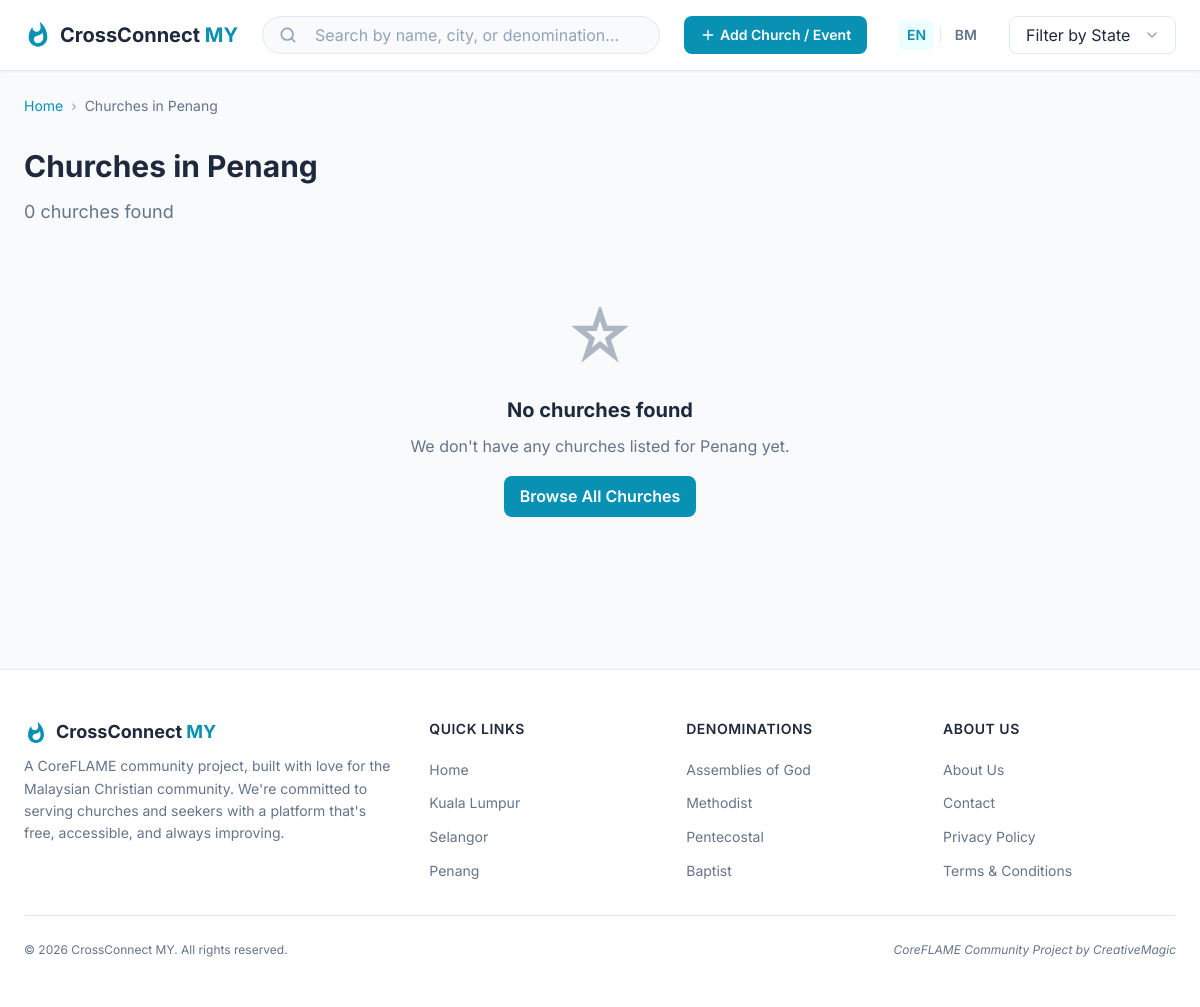
Screenshot of /state.php?s=penang with the database file from the repository.
### tables this page shows
CREATE TABLE IF NOT EXISTS states (
    id INT AUTO_INCREMENT PRIMARY KEY,
    name VARCHAR(100) NOT NULL,
    slug VARCHAR(100) NOT NULL UNIQUE,
    region ENUM('peninsular', 'east_malaysia', 'federal_territory') NOT NULL,
    created_at TIMESTAMP DEFAULT CURRENT_TIMESTAMP
);

### config/paths.php (called while the page is built, shortened)
<?php
require_once __DIR__ . '/language.php';
function getBasePath()
{
    static $basePath = null;
    if ($basePath === null) {
        $scriptName = $_SERVER['SCRIPT_NAME'] ?? '';
        if (preg_match('#^(/[^/]*hebats[^/]*)/#i', $scriptName, $matches)) {
            $basePath = $matches[1] . '/';
        } elseif (preg_match('#^(/[^/]+/)#', $scriptName, $matches)) {
            $basePath = $matches[1];
        } else {
            $basePath = '/';
        }
    }
    return $basePath;
}
function url($path = '')
{
    $basePath = getBasePath();
    $path = ltrim($path, '/');
    return $basePath . $path;
}
function outputJsConfig()
{
    $basePath = getBasePath();
}

### config/database.php (called while the page is built, shortened)
<?php
function getDbConnection()
{
    static $pdo = null;
    if ($pdo === null) {
        try {
            $dsn = "mysql:host=" . DB_HOST . ";dbname=" . DB_NAME . ";charset=" . DB_CHARSET;
            $options = [
                PDO::ATTR_ERRMODE => PDO::ERRMODE_EXCEPTION,
                PDO::ATTR_DEFAULT_FETCH_MODE => PDO::FETCH_ASSOC,
                PDO::ATTR_EMULATE_PREPARES => false,
            ];
            $pdo = new PDO($dsn, DB_USER, DB_PASS, $options);
        } catch (PDOException $e) {
            error_log("Database connection failed: " . $e->getMessage());
            return null;
        }
    }
    return $pdo;
}
function dbQuery($sql, $params = [])
{
    $pdo = getDbConnection();
    try {
        $stmt = $pdo->prepare($sql);
        $stmt->execute($params);
        return $stmt->fetchAll();
    } catch (PDOException $e) {
        error_log("Query failed: " . $e->getMessage());
        return false;
    }
}
function dbQuerySingle($sql, $params = [])
{
    $pdo = getDbConnection();
    try {
        $stmt = $pdo->prepare($sql);
        $stmt->execute($params);
        return $stmt->fetch();
    } catch (PDOException $e) {
        error_log("Query failed: " . $e->getMessage());
        return false;
    }
}

### state.php (the view, shortened to what this page needs)
<?php
require_once 'config/paths.php';
require_once 'config/database.php';
$stateSlug = isset($_GET['s']) ? trim($_GET['s']) : '';
$state = dbQuerySingle("SELECT * FROM states WHERE slug = ?", [$stateSlug]);
$useDemoData = false;
$churches = [];
if ($useDemoData || !isset($state['id'])) {
    require_once 'config/demo_data.php';
    $allChurches = getDemoChurches();
    $churches = array_filter($allChurches, function ($c) use ($stateSlug) {
        return $c['state_slug'] === $stateSlug;
    });
    usort($churches, function ($a, $b) {
        if ($a['is_featured'] != $b['is_featured']) {
            return $b['is_featured'] - $a['is_featured'];
        }
        return strcmp($a['name'], $b['name']);
    });
    $denomCounts = [];
    foreach ($churches as $c) {
        if (!empty($c['denomination_name'])) {
            $key = $c['denomination_slug'];
            if (!isset($denomCounts[$key])) {
                $denomCounts[$key] = ['name' => $c['denomination_name'], 'slug' => $c['denomination_slug'], 'count' => 0];
            }
            $denomCounts[$key]['count']++;
        }
    }
    $denominationCounts = array_values($denomCounts);
    usort($denominationCounts, function ($a, $b) {
        return $b['count'] - $a['count'];
    });
    $churches = array_values($churches);
} else {
    $churches = dbQuery("
        SELECT c.*, s.name as state_name, d.name as denomination_name
        FROM churches c
        LEFT JOIN states s ON c.state_id = s.id
        LEFT JOIN denominations d ON c.denomination_id = d.id
        WHERE c.state_id = ? AND c.status = 'active'
        ORDER BY c.is_featured DESC, c.name ASC
    ", [$state['id']]) ?: [];
}
require_once 'includes/header.php';
?>
<nav class="breadcrumb" aria-label="Breadcrumb">
    <a href="<?php echo url('/'); ?>"><?php _e('nav_home'); ?></a>
    <span class="breadcrumb-separator">›</span>
    <span><?php echo __('churches_in', ['state' => htmlspecialchars($state['name'])]); ?></span>
</nav>
<div class="page-header">
    <h1 class="page-title"><?php echo __('churches_in', ['state' => htmlspecialchars($state['name'])]); ?></h1>
    <p class="page-subtitle"><?php echo __('churches_count', ['count' => count($churches)]); ?></p>
</div>
<section class="churches-section">
    <?php if ($churches && count($churches) > 0): ?>
        <div class="churches-grid">
            <?php foreach ($churches as $church): ?>
                <article class="church-card<?php echo !empty($church['is_featured']) ? ' featured' : ''; ?>">
                    <div class="church-card-image">
                        <?php if (!empty($church['image_url'])): ?>
                            <img src="<?php echo htmlspecialchars($church['image_url']); ?>" loading="lazy"
                                alt="<?php echo htmlspecialchars($church['name']); ?>" loading="lazy"
                                onerror="this.style.display='none'; this.parentElement.innerHTML='<div class=\'church-card-image-placeholder\'><svg viewBox=\'0 0 24 24\' fill=\'none\'><path d=\'M18 21H6V12L3 12L12 3L21 12L18 12V21Z\' stroke=\'currentColor\' stroke-width=\'2\' stroke-linecap=\'round\' stroke-linejoin=\'round\'/><path d=\'M12 3V8\' stroke=\'currentColor\' stroke-width=\'2\' stroke-linecap=\'round\'/><path d=\'M9 21V15H15V21\' stroke=\'currentColor\' stroke-width=\'2\' stroke-linecap=\'round\' stroke-linejoin=\'round\'/></svg></div>'">
                        <?php else: ?>
                            <div class="church-card-image-placeholder">
                                <svg viewBox="0 0 24 24" fill="none">
                                    <path d="M18 21H6V12L3 12L12 3L21 12L18 12V21Z" stroke="currentColor" stroke-width="2"
                                        stroke-linecap="round" stroke-linejoin="round" />
                                    <path d="M12 3V8" stroke="currentColor" stroke-width="2" stroke-linecap="round" />
                                    <path d="M9 21V15H15V21" stroke="currentColor" stroke-width="2" stroke-linecap="round"
                                        stroke-linejoin="round" />
                                </svg>
                            </div>
                        <?php endif; ?>
                        <?php if (!empty($church['is_featured'])): ?>
                            <span class="featured-badge">Featured</span>
                        <?php endif; ?>
                    </div>
                    <div class="church-card-content">
                        <h3 class="church-card-name">
                            <a
                                href="<?php echo churchUrl($church['slug']); ?>"><?php echo htmlspecialchars($church['name']); ?></a>
                        </h3>
                        <?php if (!empty($church['denomination_name'])): ?>
                            <div class="church-card-denomination"><?php echo htmlspecialchars($church['denomination_name']); ?>
                            </div>
                        <?php endif; ?>
                        <div class="church-card-location">
                            <svg viewBox="0 0 24 24" fill="none">
                                <path d="M21 10c0 7-9 13-9 13s-9-6-9-13a9 9 0 0118 0z" stroke="currentColor" stroke-width="2" />
                                <circle cx="12" cy="10" r="3" stroke="currentColor" stroke-width="2" />
                            </svg>
                            <span><?php echo htmlspecialchars(($church['city'] ?? '') . ', ' . ($church['state_name'] ?? $state['name'])); ?></span>
                        </div>
                        <div class="church-card-social">
                            <?php if (!empty($church['phone'])): ?>
                                <a href="tel:<?php echo htmlspecialchars($church['phone']); ?>" class="social-link" title="Call">
                                    <svg viewBox="0 0 24 24" fill="none">
                                        <path
                                            d="M22 16.92v3a2 2 0 01-2.18 2 19.79 19.79 0 01-8.63-3.07 19.5 19.5 0 01-6-6 19.79 19.79 0 01-3.07-8.67A2 2 0 014.11 2h3a2 2 0 012 1.72 12.84 12.84 0 00.7 2.81 2 2 0 01-.45 2.11L8.09 9.91a16 16 0 006 6l1.27-1.27a2 2 0 012.11-.45 12.84 12.84 0 002.81.7A2 2 0 0122 16.92z"
                                            stroke="currentColor" stroke-width="2" />
                                    </svg>
                                </a>
                            <?php endif; ?>
                            <?php if (!empty($church['website'])): ?>
                                <a href="<?php echo htmlspecialchars($church['website']); ?>" target="_blank" rel="noopener"
                                    class="social-link" title="Website">
                                    <svg viewBox="0 0 24 24" fill="none">
                                        <circle cx="12" cy="12" r="10" stroke="currentColor" stroke-width="2" />
                                        <path
                                            d="M2 12h20M12 2a15.3 15.3 0 014 10 15.3 15.3 0 01-4 10 15.3 15.3 0 01-4-10 15.3 15.3 0 014-10z"
                                            stroke="currentColor" stroke-width="2" />
                                    </svg>
                                </a>
                            <?php endif; ?>
                            <?php if (!empty($church['facebook'])): ?>
                                <a href="https://facebook.com/<?php echo htmlspecialchars($church['facebook']); ?>" target="_blank"
                                    rel="noopener" class="social-link" title="Facebook">
                                    <svg viewBox="0 0 24 24" fill="currentColor">
                                        <path d="M18 2h-3a5 5 0 00-5 5v3H7v4h3v8h4v-8h3l1-4h-4V7a1 1 0 011-1h3z" />
                                    </svg>
                                </a>
                            <?php endif; ?>
                        </div>
                    </div>
                </article>
            <?php endforeach; ?>
        </div>
    <?php else: ?>
        <div class="empty-state">
            <svg viewBox="0 0 24 24" fill="none" xmlns="http://www.w3.org/2000/svg">
                <path d="M12 2L14 8H20L15 12L17 18L12 14L7 18L9 12L4 8H10L12 2Z" stroke="currentColor" stroke-width="2" />
            </svg>
            <h3><?php _e('no_churches_found'); ?></h3>
            <p><?php echo __('no_churches_desc', ['state' => htmlspecialchars($state['name'])]); ?></p>
            <a href="<?php echo url('/'); ?>" class="church-card-btn"
                style="display:inline-block;width:auto;margin-top:1rem;"><?php _e('browse_all_churches'); ?></a>
        </div>
    <?php endif; ?>
</section>
<?php require_once 'includes/footer.php'; ?>

### rows the page displays
states: name "Churches in Penang", name "We don't have any churches listed for Penang yet."

### other values shown
__('churches_count', ['count' => count($churches)]) "0 churches found"
form field value "Filter by State"
